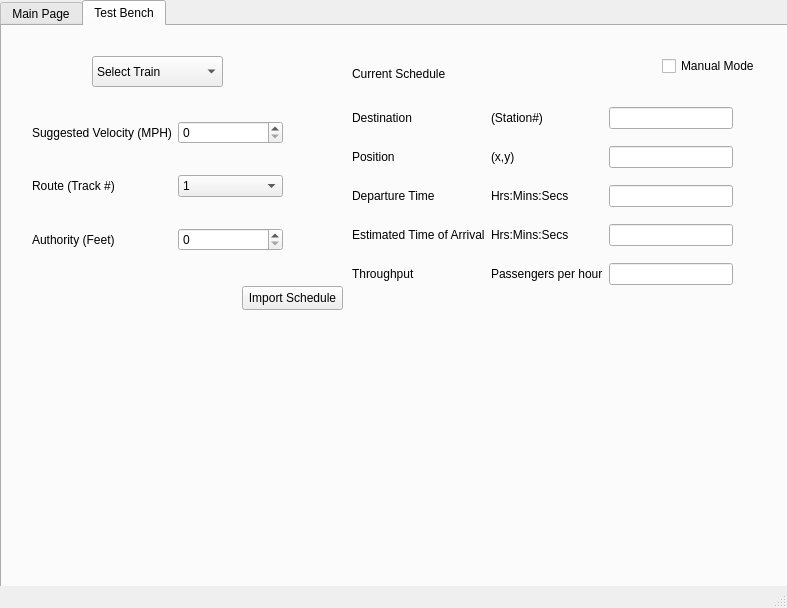
<?xml version="1.0" encoding="UTF-8"?>
<ui version="4.0">
 <class>MainWindow</class>
 <widget class="QMainWindow" name="MainWindow">
  <property name="geometry">
   <rect>
    <x>0</x>
    <y>0</y>
    <width>787</width>
    <height>608</height>
   </rect>
  </property>
  <property name="windowTitle">
   <string>MainWindow</string>
  </property>
  <widget class="QWidget" name="centralwidget">
   <widget class="QTabWidget" name="tabWidget">
    <property name="geometry">
     <rect>
      <x>0</x>
      <y>0</y>
      <width>791</width>
      <height>591</height>
     </rect>
    </property>
    <property name="currentIndex">
     <number>1</number>
    </property>
    <widget class="QWidget" name="ctc_mainpage">
     <attribute name="title">
      <string>Main Page</string>
     </attribute>
     <widget class="QComboBox" name="comboBox">
      <property name="geometry">
       <rect>
        <x>90</x>
        <y>30</y>
        <width>131</width>
        <height>31</height>
       </rect>
      </property>
      <item>
       <property name="text">
        <string>Select Train</string>
       </property>
      </item>
      <item>
       <property name="text">
        <string>Train 1</string>
       </property>
      </item>
      <item>
       <property name="text">
        <string>Train 2</string>
       </property>
      </item>
      <item>
       <property name="text">
        <string>Train 3</string>
       </property>
      </item>
      <item>
       <property name="text">
        <string>Train 4</string>
       </property>
      </item>
      <item>
       <property name="text">
        <string>Train 5</string>
       </property>
      </item>
     </widget>
     <widget class="QWidget" name="gridLayoutWidget">
      <property name="geometry">
       <rect>
        <x>30</x>
        <y>70</y>
        <width>251</width>
        <height>181</height>
       </rect>
      </property>
      <layout class="QGridLayout" name="gridLayout">
       <item row="2" column="0">
        <widget class="QLabel" name="label_3">
         <property name="text">
          <string>Authority (Feet)</string>
         </property>
        </widget>
       </item>
       <item row="1" column="0">
        <widget class="QLabel" name="label_2">
         <property name="text">
          <string>Route (Track #)</string>
         </property>
        </widget>
       </item>
       <item row="0" column="0">
        <widget class="QLabel" name="label">
         <property name="autoFillBackground">
          <bool>false</bool>
         </property>
         <property name="text">
          <string>Suggested Velocity (MPH)</string>
         </property>
        </widget>
       </item>
       <item row="0" column="1">
        <widget class="QSpinBox" name="mph"/>
       </item>
       <item row="1" column="1">
        <widget class="QComboBox" name="comboBox_2">
         <item>
          <property name="text">
           <string>1</string>
          </property>
         </item>
         <item>
          <property name="text">
           <string>2</string>
          </property>
         </item>
         <item>
          <property name="text">
           <string>3</string>
          </property>
         </item>
         <item>
          <property name="text">
           <string>4</string>
          </property>
         </item>
         <item>
          <property name="text">
           <string>5</string>
          </property>
         </item>
        </widget>
       </item>
       <item row="2" column="1">
        <widget class="QSpinBox" name="spinBox"/>
       </item>
      </layout>
     </widget>
     <widget class="QPushButton" name="pushButton">
      <property name="geometry">
       <rect>
        <x>280</x>
        <y>260</y>
        <width>101</width>
        <height>24</height>
       </rect>
      </property>
      <property name="text">
       <string>Import Schedule</string>
      </property>
     </widget>
     <widget class="QWidget" name="gridLayoutWidget_2">
      <property name="geometry">
       <rect>
        <x>390</x>
        <y>60</y>
        <width>381</width>
        <height>201</height>
       </rect>
      </property>
      <layout class="QGridLayout" name="gridLayout_2">
       <item row="3" column="1">
        <widget class="QLabel" name="label_13">
         <property name="text">
          <string>Hrs:Mins:Secs</string>
         </property>
        </widget>
       </item>
       <item row="2" column="0">
        <widget class="QLabel" name="label_8">
         <property name="text">
          <string>Departure Time</string>
         </property>
        </widget>
       </item>
       <item row="0" column="0">
        <widget class="QLabel" name="label_6">
         <property name="text">
          <string>Destination</string>
         </property>
        </widget>
       </item>
       <item row="1" column="0">
        <widget class="QLabel" name="label_7">
         <property name="text">
          <string>Position</string>
         </property>
        </widget>
       </item>
       <item row="3" column="0">
        <widget class="QLabel" name="label_9">
         <property name="text">
          <string>Estimated Time of Arrival</string>
         </property>
        </widget>
       </item>
       <item row="0" column="1">
        <widget class="QLabel" name="label_10">
         <property name="text">
          <string>(Station#)</string>
         </property>
        </widget>
       </item>
       <item row="1" column="1">
        <widget class="QLabel" name="label_11">
         <property name="text">
          <string>(x,y)</string>
         </property>
        </widget>
       </item>
       <item row="2" column="1">
        <widget class="QLabel" name="label_12">
         <property name="text">
          <string>Hrs:Mins:Secs</string>
         </property>
        </widget>
       </item>
       <item row="4" column="0">
        <widget class="QLabel" name="label_5">
         <property name="text">
          <string>Throughput</string>
         </property>
        </widget>
       </item>
       <item row="4" column="1">
        <widget class="QLabel" name="label_14">
         <property name="text">
          <string>Passengers per hour</string>
         </property>
        </widget>
       </item>
       <item row="1" column="2">
        <widget class="QLineEdit" name="lineEdit"/>
       </item>
       <item row="0" column="2">
        <widget class="QLineEdit" name="lineEdit_2"/>
       </item>
       <item row="2" column="2">
        <widget class="QLineEdit" name="lineEdit_3"/>
       </item>
       <item row="3" column="2">
        <widget class="QLineEdit" name="lineEdit_4"/>
       </item>
       <item row="4" column="2">
        <widget class="QLineEdit" name="lineEdit_5"/>
       </item>
      </layout>
     </widget>
     <widget class="QLabel" name="label_4">
      <property name="geometry">
       <rect>
        <x>390</x>
        <y>30</y>
        <width>101</width>
        <height>16</height>
       </rect>
      </property>
      <property name="text">
       <string>Current Schedule</string>
      </property>
     </widget>
     <widget class="QCheckBox" name="checkBox">
      <property name="geometry">
       <rect>
        <x>680</x>
        <y>20</y>
        <width>101</width>
        <height>20</height>
       </rect>
      </property>
      <property name="text">
       <string>Manual Mode</string>
      </property>
     </widget>
    </widget>
    <widget class="QWidget" name="ctc_testbench">
     <attribute name="title">
      <string>Test Bench</string>
     </attribute>
     <widget class="QWidget" name="gridLayoutWidget_5">
      <property name="geometry">
       <rect>
        <x>30</x>
        <y>70</y>
        <width>251</width>
        <height>181</height>
       </rect>
      </property>
      <layout class="QGridLayout" name="gridLayout_5">
       <item row="2" column="0">
        <widget class="QLabel" name="label_29">
         <property name="text">
          <string>Authority (Feet)</string>
         </property>
        </widget>
       </item>
       <item row="1" column="0">
        <widget class="QLabel" name="label_30">
         <property name="text">
          <string>Route (Track #)</string>
         </property>
        </widget>
       </item>
       <item row="0" column="0">
        <widget class="QLabel" name="label_31">
         <property name="autoFillBackground">
          <bool>false</bool>
         </property>
         <property name="text">
          <string>Suggested Velocity (MPH)</string>
         </property>
        </widget>
       </item>
       <item row="0" column="1">
        <widget class="QSpinBox" name="mph_3"/>
       </item>
       <item row="1" column="1">
        <widget class="QComboBox" name="comboBox_5">
         <item>
          <property name="text">
           <string>1</string>
          </property>
         </item>
         <item>
          <property name="text">
           <string>2</string>
          </property>
         </item>
         <item>
          <property name="text">
           <string>3</string>
          </property>
         </item>
         <item>
          <property name="text">
           <string>4</string>
          </property>
         </item>
         <item>
          <property name="text">
           <string>5</string>
          </property>
         </item>
        </widget>
       </item>
       <item row="2" column="1">
        <widget class="QSpinBox" name="spinBox_3"/>
       </item>
      </layout>
     </widget>
     <widget class="QComboBox" name="comboBox_6">
      <property name="geometry">
       <rect>
        <x>90</x>
        <y>30</y>
        <width>131</width>
        <height>31</height>
       </rect>
      </property>
      <item>
       <property name="text">
        <string>Select Train</string>
       </property>
      </item>
      <item>
       <property name="text">
        <string>Train 1</string>
       </property>
      </item>
      <item>
       <property name="text">
        <string>Train 2</string>
       </property>
      </item>
      <item>
       <property name="text">
        <string>Train 3</string>
       </property>
      </item>
      <item>
       <property name="text">
        <string>Train 4</string>
       </property>
      </item>
      <item>
       <property name="text">
        <string>Train 5</string>
       </property>
      </item>
     </widget>
     <widget class="QWidget" name="gridLayoutWidget_6">
      <property name="geometry">
       <rect>
        <x>350</x>
        <y>70</y>
        <width>381</width>
        <height>201</height>
       </rect>
      </property>
      <layout class="QGridLayout" name="gridLayout_6">
       <item row="3" column="1">
        <widget class="QLabel" name="label_32">
         <property name="text">
          <string>Hrs:Mins:Secs</string>
         </property>
        </widget>
       </item>
       <item row="2" column="0">
        <widget class="QLabel" name="label_33">
         <property name="text">
          <string>Departure Time</string>
         </property>
        </widget>
       </item>
       <item row="0" column="0">
        <widget class="QLabel" name="label_34">
         <property name="text">
          <string>Destination</string>
         </property>
        </widget>
       </item>
       <item row="1" column="0">
        <widget class="QLabel" name="label_35">
         <property name="text">
          <string>Position</string>
         </property>
        </widget>
       </item>
       <item row="3" column="0">
        <widget class="QLabel" name="label_36">
         <property name="text">
          <string>Estimated Time of Arrival</string>
         </property>
        </widget>
       </item>
       <item row="0" column="1">
        <widget class="QLabel" name="label_37">
         <property name="text">
          <string>(Station#)</string>
         </property>
        </widget>
       </item>
       <item row="1" column="1">
        <widget class="QLabel" name="label_38">
         <property name="text">
          <string>(x,y)</string>
         </property>
        </widget>
       </item>
       <item row="2" column="1">
        <widget class="QLabel" name="label_39">
         <property name="text">
          <string>Hrs:Mins:Secs</string>
         </property>
        </widget>
       </item>
       <item row="4" column="0">
        <widget class="QLabel" name="label_40">
         <property name="text">
          <string>Throughput</string>
         </property>
        </widget>
       </item>
       <item row="4" column="1">
        <widget class="QLabel" name="label_41">
         <property name="text">
          <string>Passengers per hour</string>
         </property>
        </widget>
       </item>
       <item row="1" column="2">
        <widget class="QLineEdit" name="lineEdit_11"/>
       </item>
       <item row="0" column="2">
        <widget class="QLineEdit" name="lineEdit_12"/>
       </item>
       <item row="2" column="2">
        <widget class="QLineEdit" name="lineEdit_13"/>
       </item>
       <item row="3" column="2">
        <widget class="QLineEdit" name="lineEdit_14"/>
       </item>
       <item row="4" column="2">
        <widget class="QLineEdit" name="lineEdit_15"/>
       </item>
      </layout>
     </widget>
     <widget class="QLabel" name="label_42">
      <property name="geometry">
       <rect>
        <x>350</x>
        <y>40</y>
        <width>101</width>
        <height>16</height>
       </rect>
      </property>
      <property name="text">
       <string>Current Schedule</string>
      </property>
     </widget>
     <widget class="QCheckBox" name="checkBox_3">
      <property name="geometry">
       <rect>
        <x>660</x>
        <y>30</y>
        <width>101</width>
        <height>20</height>
       </rect>
      </property>
      <property name="text">
       <string>Manual Mode</string>
      </property>
     </widget>
     <widget class="QPushButton" name="pushButton_3">
      <property name="geometry">
       <rect>
        <x>240</x>
        <y>260</y>
        <width>101</width>
        <height>24</height>
       </rect>
      </property>
      <property name="text">
       <string>Import Schedule</string>
      </property>
     </widget>
    </widget>
   </widget>
  </widget>
  <widget class="QStatusBar" name="statusbar"/>
 </widget>
 <resources/>
 <connections/>
</ui>
